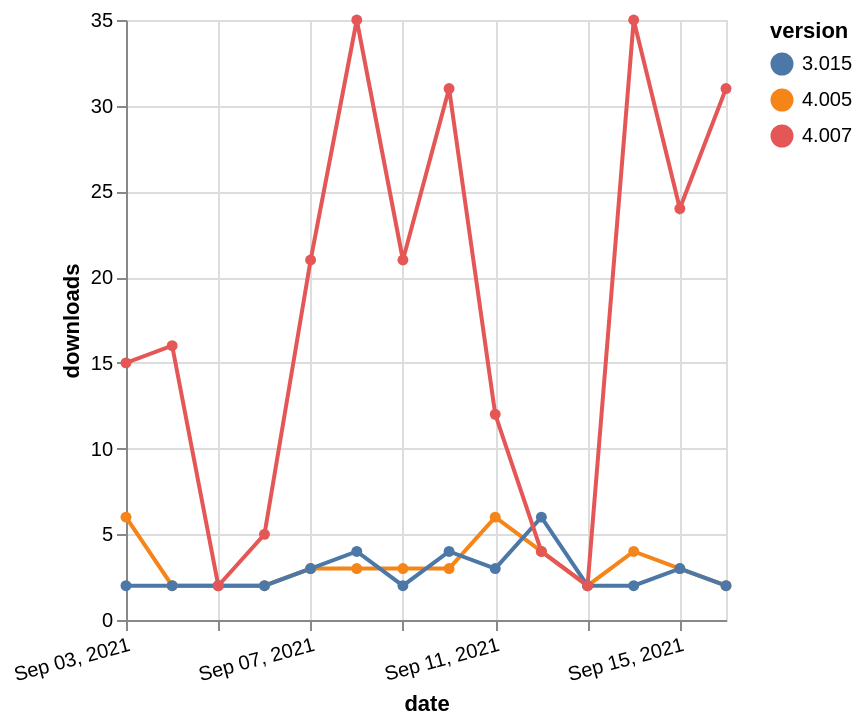

The specification (Vega-Lite) saved for this image:
### Vega-Lite specification from a JSON file in a GitHub repository (floating-point values rounded to 4 significant figures)
{"$schema": "https://vega.github.io/schema/vega-lite/v5.json", "description": "A simple bar chart with embedded data.", "data": {"values": [{"date": "2021-09-03", "total": 4333, "delta": 6, "version": "4.005"}, {"date": "2021-09-04", "total": 4335, "delta": 2, "version": "4.005"}, {"date": "2021-09-05", "total": 4337, "delta": 2, "version": "4.005"}, {"date": "2021-09-06", "total": 4339, "delta": 2, "version": "4.005"}, {"date": "2021-09-07", "total": 4342, "delta": 3, "version": "4.005"}, {"date": "2021-09-08", "total": 4345, "delta": 3, "version": "4.005"}, {"date": "2021-09-09", "total": 4348, "delta": 3, "version": "4.005"}, {"date": "2021-09-10", "total": 4351, "delta": 3, "version": "4.005"}, {"date": "2021-09-11", "total": 4357, "delta": 6, "version": "4.005"}, {"date": "2021-09-12", "total": 4361, "delta": 4, "version": "4.005"}, {"date": "2021-09-13", "total": 4363, "delta": 2, "version": "4.005"}, {"date": "2021-09-14", "total": 4367, "delta": 4, "version": "4.005"}, {"date": "2021-09-15", "total": 4370, "delta": 3, "version": "4.005"}, {"date": "2021-09-16", "total": 4372, "delta": 2, "version": "4.005"}, {"date": "2021-09-03", "total": 8383, "delta": 2, "version": "3.015"}, {"date": "2021-09-04", "total": 8385, "delta": 2, "version": "3.015"}, {"date": "2021-09-05", "total": 8387, "delta": 2, "version": "3.015"}, {"date": "2021-09-06", "total": 8389, "delta": 2, "version": "3.015"}, {"date": "2021-09-07", "total": 8392, "delta": 3, "version": "3.015"}, {"date": "2021-09-08", "total": 8396, "delta": 4, "version": "3.015"}, {"date": "2021-09-09", "total": 8398, "delta": 2, "version": "3.015"}, {"date": "2021-09-10", "total": 8402, "delta": 4, "version": "3.015"}, {"date": "2021-09-11", "total": 8405, "delta": 3, "version": "3.015"}, {"date": "2021-09-12", "total": 8411, "delta": 6, "version": "3.015"}, {"date": "2021-09-13", "total": 8413, "delta": 2, "version": "3.015"}, {"date": "2021-09-14", "total": 8415, "delta": 2, "version": "3.015"}, {"date": "2021-09-15", "total": 8418, "delta": 3, "version": "3.015"}, {"date": "2021-09-16", "total": 8420, "delta": 2, "version": "3.015"}, {"date": "2021-09-03", "total": 24072, "delta": 15, "version": "4.007"}, {"date": "2021-09-04", "total": 24088, "delta": 16, "version": "4.007"}, {"date": "2021-09-05", "total": 24090, "delta": 2, "version": "4.007"}, {"date": "2021-09-06", "total": 24095, "delta": 5, "version": "4.007"}, {"date": "2021-09-07", "total": 24116, "delta": 21, "version": "4.007"}, {"date": "2021-09-08", "total": 24151, "delta": 35, "version": "4.007"}, {"date": "2021-09-09", "total": 24172, "delta": 21, "version": "4.007"}, {"date": "2021-09-10", "total": 24203, "delta": 31, "version": "4.007"}, {"date": "2021-09-11", "total": 24215, "delta": 12, "version": "4.007"}, {"date": "2021-09-12", "total": 24219, "delta": 4, "version": "4.007"}, {"date": "2021-09-13", "total": 24221, "delta": 2, "version": "4.007"}, {"date": "2021-09-14", "total": 24256, "delta": 35, "version": "4.007"}, {"date": "2021-09-15", "total": 24280, "delta": 24, "version": "4.007"}, {"date": "2021-09-16", "total": 24311, "delta": 31, "version": "4.007"}]}, "width": "container", "mark": {"type": "line", "point": {"filled": true}}, "encoding": {"x": {"field": "date", "type": "temporal", "timeUnit": "yearmonthdate", "title": "date", "axis": {"labelAngle": -15}}, "y": {"field": "delta", "type": "quantitative", "title": "downloads"}, "color": {"field": "version", "type": "nominal"}, "tooltip": {"field": "delta"}}}
